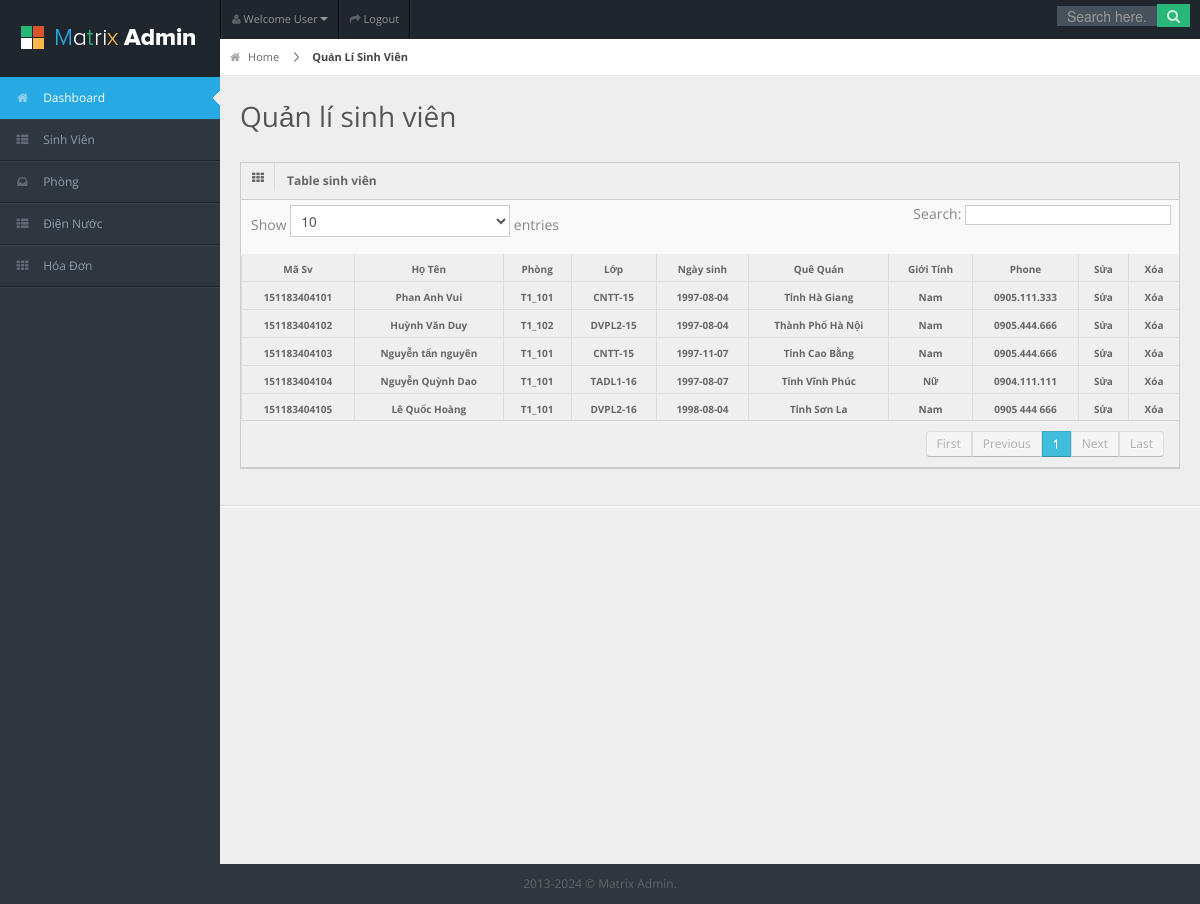
/index.php?page=QL-Sv (signed in), run on the app's committed database.
### tables this page shows
CREATE TABLE `sinhvien` (
  `MaSV` varchar(50) NOT NULL,
  `HoTen` varchar(255) NOT NULL,
  `MaLop` int(255) NOT NULL,
  `MaPhong` int(255) NOT NULL,
  `NoiSinhID` int(255) NOT NULL,
  `GioiTinh` varchar(5) NOT NULL,
  `NgaySinh` varchar(255) NOT NULL,
  `Sdt` varchar(255) NOT NULL
);

CREATE TABLE `phong` (
  `MaPhong` int(255) NOT NULL,
  `TenPhong` varchar(255) NOT NULL,
  `SoNguoi` int(255) NOT NULL,
  `TinhTrangPhong` int(50) NOT NULL
);

CREATE TABLE `lop` (
  `MaLop` int(255) NOT NULL,
  `TenLop` varchar(255) NOT NULL
);

CREATE TABLE `tinhthanh` (
  `IDTinhThanh` int(255) NOT NULL,
  `TenTinhThanh` varchar(50) NOT NULL
);

### include/SinhVien/QL-Sv.php (the view)
<link rel="stylesheet" href="css/uniform.css" />
<link rel="stylesheet" href="css/select2.css" />
<div id="content-header">
        <div id="breadcrumb"> <a href="?page=dashboard" title="Go to Home" class="tip-bottom"><i class="icon-home"></i> Home</a> <a href="#" class="current">Quản Lí Sinh Viên</a> </div>
    <h1>Quản lí sinh viên</h1>
      </div>
      <div class="container-fluid">
		<div class="widget-box">
          <div class="widget-title"> <span class="icon"><i class="icon-th"></i></span>
            <h5>Table sinh viên</h5>
          </div>
          <div class="widget-content nopadding">
            <table class="table table-bordered data-table">
              <thead>
                <tr>
                  <th>Mã Sv</th>
                  <th>Họ Tên</th>
                  <th>Phòng</th>
                  <th>Lớp</th>
                  <th>Ngày sinh</th>
                  <th>Quê Quán</th>
                  <th>Giới Tính</th>
                  <th>Phone</th>
                  <th >Sửa</th>
                  <th >Xóa</th>
                </tr>
              </thead>
              <tbody>
                  <?php
                  	$sql="select * from sinhvien,lop,phong,tinhthanh where sinhvien.MaLop=lop.MaLop AND sinhvien.MaPhong=phong.MaPhong and sinhvien.NoiSinhID=tinhthanh.IDTinhThanh";
					$query=mysqli_query($conn,$sql);
					while($row=mysqli_fetch_assoc($query)){
						echo "
							 <tr class='gradeU'>
								<th>".$row['MaSV']."</th>
								<th>".$row['HoTen']."</th>
								<th>".$row['TenPhong']."</th>
								<th>".$row['TenLop']."</th>
								<th>".$row['NgaySinh']."</th>
								<th>".$row['TenTinhThanh']."</th>
								<th>".$row['GioiTinh']."</th>
								<th>".$row['Sdt']."</th>
								<th><a href='?page=Sua-Sv&&masv=".$row['MaSV']."&&maphong=".$row['MaPhong']."'>Sửa</a></th>
								<th><a href='?page=Xoa-Sv&&masv=".$row['MaSV']."&&maphong=".$row['MaPhong']."' onclick='return deleteAction();'>Xóa</a></th>
							</tr>
						";
					}
				  ?>
              </tbody>
            </table>
          </div>
        </div>
        </div>

### css/matrix-style.css (style rules this page uses)
* { outline:none !important; -moz-outline: none !important; }
html, body { height:100% }
body { overflow-x: hidden; margin-top: -10px; font-family: 'Open Sans', sans-serif; font-size:12px; color:#666; }
a { color:#666; }
select, textarea, input[type="text"], input[type="password"], input[type="datetime"], input[type="datetime-local"], input[type="date"], input[type="month"], input[type="time"], input[type="week"], input[type="number"], input[type="email"], input[type="url"], input[type="search"], input[type="tel"], input[type="color"], .uneditable-input, .label, .dropdown-menu, .btn, .well, .progress, .table-bordered, .btn-group > .btn:first-child, .btn-group > .btn:last-child, .btn-group > .btn:last-child, .btn-group > .dropdown-toggle, .alert { border-radius:0px; }
#content-header { position: abslute; width: 100%; margin-top: -38px; z-index: 20; }
#content-header h1 { color: #555555; font-size: 28px; font-weight: normal; float: none; text-shadow: 0 1px 0 #ffffff; margin-left: 20px; position: relative; }
#content-header h1, #content-header .btn-group { margin-top: 20px; }
#breadcrumb { background-color: #fff; border-bottom: 1px solid #e3ebed; }
#breadcrumb a { padding: 8px 20px 8px 10px; display: inline-block; background-image: url('../img/breadcrumb.png'); background-position: center right; background-repeat: no-repeat; font-size: 11px; color: #666666; }
#breadcrumb a:last-child { background-image:none; }
#breadcrumb a.current { font-weight: bold; color: #444444; }
#breadcrumb a i { margin-right: 5px; opacity: .6; }
.stat-boxes .peity_bar_good, .stat-boxes .peity_line_good, { color: #459D1C; }
.widget-box { background: none repeat scroll 0 0 #F9F9F9; border-left: 1px solid #CDCDCD; border-top: 1px solid #CDCDCD; border-right: 1px solid #CDCDCD; clear: both; margin-top: 16px; margin-bottom: 16px; position: relative; }
.widget-title, .modal-header, .table th, div.dataTables_wrapper .ui-widget-header { background:#efefef; border-bottom: 1px solid #CDCDCD; height: 36px; }
.widget-title span.icon { padding: 9px 10px 7px 11px; float: left; border-right:1px solid #dadada; }
.widget-title h5 { color: #666; float: left; font-size: 12px; font-weight: bold; padding: 12px; line-height: 12px; margin: 0; }
.widget-content { padding:15px; border-bottom: 1px solid #cdcdcd; }
.table th { height: auto; font-size: 10px; padding: 5px 10px 2px; border-bottom: 0; text-align: center; color: #666666; }
.nopadding { padding: 0 !important; }
.nopadding .table { margin-bottom: 0; }
.nopadding .table-bordered { border: 0; }

### css/matrix-media.css (style rules this page uses)
body { background:#2E363F; }

### data on the page
sinhvien: MaSV "151183404101", HoTen "Phan Anh Vui", phong.TenPhong "T1_101", lop.TenLop "CNTT-15", NgaySinh "1997-08-04", tinhthanh.TenTinhThanh "Tỉnh Hà Giang", GioiTinh "Nam", Sdt "0905.111.333"
sinhvien: MaSV "151183404102", HoTen "Huỳnh Văn Duy", phong.TenPhong "T1_102", lop.TenLop "DVPL2-15", NgaySinh "1997-08-04", tinhthanh.TenTinhThanh "Thành Phố Hà Nội", GioiTinh "Nam", Sdt "0905.444.666"
sinhvien: MaSV "151183404103", HoTen "Nguyễn tấn nguyên", phong.TenPhong "T1_101", lop.TenLop "CNTT-15", NgaySinh "1997-11-07", tinhthanh.TenTinhThanh "Tỉnh Cao Bằng", GioiTinh "Nam", Sdt "0905.444.666"
sinhvien: MaSV "151183404104", HoTen "Nguyễn Quỳnh Dao", phong.TenPhong "T1_101", lop.TenLop "TADL1-16", NgaySinh "1997-08-07", tinhthanh.TenTinhThanh "Tỉnh Vĩnh Phúc", GioiTinh "Nữ", Sdt "0904.111.111"
sinhvien: MaSV "151183404105", HoTen "Lê Quốc Hoàng", phong.TenPhong "T1_101", lop.TenLop "DVPL2-16", NgaySinh "1998-08-04", tinhthanh.TenTinhThanh "Tỉnh Sơn La", GioiTinh "Nam", Sdt "0905 444 666"
